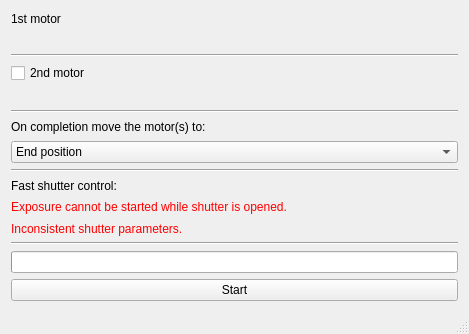
<?xml version="1.0" encoding="UTF-8"?>
<ui version="4.0">
 <class>MRTwindow</class>
 <widget class="QMainWindow" name="MRTwindow">
  <property name="geometry">
   <rect>
    <x>0</x>
    <y>0</y>
    <width>469</width>
    <height>334</height>
   </rect>
  </property>
  <property name="windowTitle">
   <string>MRTwindow</string>
  </property>
  <widget class="QWidget" name="centralWidget">
   <layout class="QVBoxLayout" name="verticalLayout">
    <item>
     <widget class="QLabel" name="label">
      <property name="text">
       <string>1st motor</string>
      </property>
     </widget>
    </item>
    <item>
     <widget class="Axis" name="axis1" native="true"/>
    </item>
    <item>
     <widget class="Line" name="line">
      <property name="orientation">
       <enum>Qt::Horizontal</enum>
      </property>
     </widget>
    </item>
    <item>
     <widget class="QCheckBox" name="use2nd">
      <property name="sizePolicy">
       <sizepolicy hsizetype="Preferred" vsizetype="Minimum">
        <horstretch>0</horstretch>
        <verstretch>0</verstretch>
       </sizepolicy>
      </property>
      <property name="text">
       <string>2nd motor</string>
      </property>
     </widget>
    </item>
    <item>
     <widget class="Axis" name="axis2" native="true"/>
    </item>
    <item>
     <widget class="Line" name="line_2">
      <property name="orientation">
       <enum>Qt::Horizontal</enum>
      </property>
     </widget>
    </item>
    <item>
     <widget class="QLabel" name="label_2">
      <property name="text">
       <string>On completion move the motor(s) to:</string>
      </property>
     </widget>
    </item>
    <item>
     <widget class="QComboBox" name="after">
      <property name="toolTip">
       <string>Where the positioners are moved after the scan is complete</string>
      </property>
      <item>
       <property name="text">
        <string>End position</string>
       </property>
      </item>
      <item>
       <property name="text">
        <string>Start position</string>
       </property>
      </item>
      <item>
       <property name="text">
        <string>Prior position</string>
       </property>
      </item>
     </widget>
    </item>
    <item>
     <widget class="Line" name="line_3">
      <property name="orientation">
       <enum>Qt::Horizontal</enum>
      </property>
     </widget>
    </item>
    <item>
     <widget class="QLabel" name="label_3">
      <property name="text">
       <string>Fast shutter control:</string>
      </property>
     </widget>
    </item>
    <item>
     <widget class="QLabel" name="disabledShutter">
      <property name="styleSheet">
       <string notr="true">color: rgb(255, 0, 0);</string>
      </property>
      <property name="text">
       <string>Exposure cannot be started while shutter is opened.</string>
      </property>
     </widget>
    </item>
    <item>
     <widget class="QLabel" name="badShutter">
      <property name="styleSheet">
       <string notr="true">color: rgb(255, 0, 0);</string>
      </property>
      <property name="text">
       <string>Inconsistent shutter parameters.</string>
      </property>
     </widget>
    </item>
    <item>
     <layout class="QVBoxLayout" name="placeShutter"/>
    </item>
    <item>
     <widget class="Line" name="line_4">
      <property name="orientation">
       <enum>Qt::Horizontal</enum>
      </property>
     </widget>
    </item>
    <item>
     <widget class="QProgressBar" name="progressBar"/>
    </item>
    <item>
     <widget class="QPushButton" name="start">
      <property name="text">
       <string>Start</string>
      </property>
     </widget>
    </item>
   </layout>
  </widget>
  <widget class="QStatusBar" name="statusBar"/>
 </widget>
 <layoutdefault spacing="6" margin="11"/>
 <customwidgets>
  <customwidget>
   <class>Axis</class>
   <extends>QWidget</extends>
   <header>axis.h</header>
   <container>1</container>
  </customwidget>
 </customwidgets>
 <resources/>
 <connections>
  <connection>
   <sender>use2nd</sender>
   <signal>toggled(bool)</signal>
   <receiver>axis2</receiver>
   <slot>setVisible(bool)</slot>
   <hints>
    <hint type="sourcelabel">
     <x>51</x>
     <y>243</y>
    </hint>
    <hint type="destinationlabel">
     <x>56</x>
     <y>287</y>
    </hint>
   </hints>
  </connection>
 </connections>
</ui>
